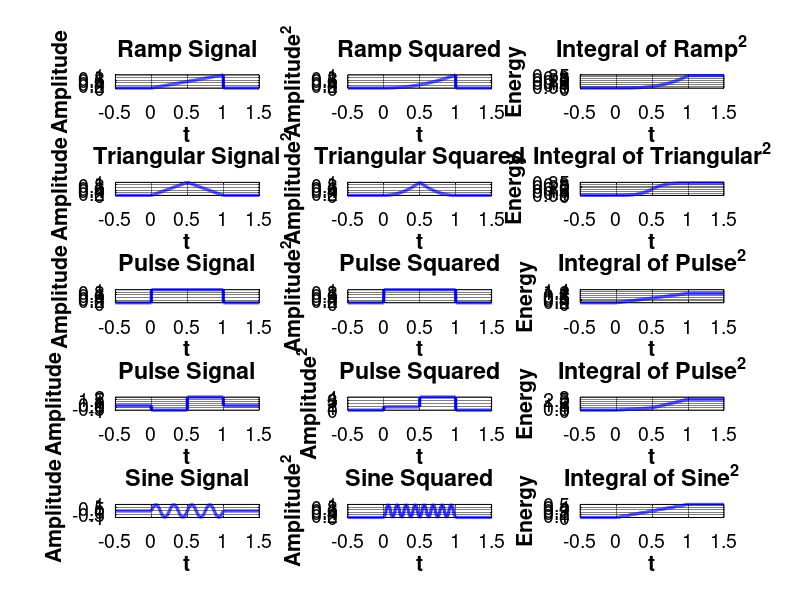

MATLAB code for this plot: (Note: this script raises an error after producing the figure.)
%%%%%%%%%%%%%%%%%%%%%%%%%%%%%%%%%%%%%%%%%%%%%%%%%%%%%%%%%%%%%%%%
%                   Illustrating Simulation 9-3:               %
%                     Shift Keying Modulations                 %
%                                                              %
%        Book : Analog & Digital Communication Systems         %
%                   By: Dr.Farnaz Ghassemi                     %
%                     Chapter 9-Section                        %
%                                                              %
%                                                              %
%   Version.1:             04/03/03---Dr.Ghassemi              %
%%%%%%%%%%%%%%%%%%%%%%%%%%%%%%%%%%%%%%%%%%%%%%%%%%%%%%%%%%%%%%%%
close all;
clear all;
clc;
colors=[0,0,0;                       %1-Black
        0,0,0.75;                    %2-Blue
        214/255,39/255,40/255;       %3-Red
        15/255,133/255,84/255;       %4-Green
        118/255,78/255,159/255;      %5-Purple
        225/255,124/255,5/255;       %6-Orange
        56/255,166/255,165/255;      %7-Light Blue
        204/255,80/255,62/255;       %8-Light Red
        115/255,175/255,72/255;      %9-Light Green
        237/255,173/255,8/255;       %10-Light Orange
        148/255,52/255,110/255;      %11-Light Purple
        70/255,0,114/255;            %12-Dark Blue
        0,0.5,0.25                   %13-Green
        ];
grayColor = [0.5, 0.5, 0.5];
marks={'-';'--';':';'-.'};

% Set Text Font
set(0, 'DefaultTextFontName', 'Helvetica', 'DefaultTextFontSize', 18, 'DefaultTextFontWeight', 'bold', 'DefaultTextColor', 'black');

% Set default properties for titles, labels, and axes
set(groot, 'DefaultAxesFontName', 'Helvetica'); % Default font for axes
set(groot, 'DefaultAxesFontSize', 12); % Default font size for axes
set(groot, 'DefaultAxesTitleFontWeight', 'bold'); % Default title weight (optional)

% Set default properties for title font specifically
set(groot, 'DefaultAxesTitleFontSizeMultiplier', 1.2); % Adjust title font size relative to axes font size
set(groot, 'DefaultTextFontName', 'Helvetica'); % Default font for text objects

% Set default properties for all axes
set(groot, 'DefaultAxesFontSize', 14); % Set font size for all axes' tick labels
set(groot, 'DefaultAxesFontName', 'Helvetica'); % Set font for all axes' tick labels
%set(groot, 'DefaultAxesFontWeight', 'bold'); % Set font weight for all axes' tick labels
set(groot, 'DefaultAxesXColor', 'black'); % Set X-axis color
set(groot, 'DefaultAxesYColor', 'black'); % Set Y-axis color

% Set default properties for axes
set(groot, 'DefaultAxesGridLineStyle', '-'); % Default grid line style
set(groot, 'DefaultAxesGridColor', [0 0 0]); % Default grid color (black)
set(groot, 'DefaultAxesGridAlpha', 0.5); % Default grid opacity (fully opaque)
set(groot, 'DefaultAxesLineWidth', 0.5); % Default axes line width (affects grid lines too)

% Box Style for Axe
set(groot, 'DefaultAxesBox', 'on'); % Default: 'on' means axes have a box

%%%%%%%%%%%%%%%%%%%%%%%%%%%%%%%%%%%%%%%%%%%%%%%%%%%%%%%%%%%%%%%%%%%%%%%%%%%

%ax = gca;
%ax.XTick = -5:1:5; % Adjust the x-axis grid spacing
%ax.YTick = -1:0.2:2; % Adjust the y-axis grid spacing

close all;
clc;
clear;

% Parameters
A = 1;
T = 1;
t = linspace(-0.5, 1.5, 1000); % Time vector for plotting

% Define signals as function handles and names
signals = {
    @(t) A*t/T .* (t > 0 & t < T), 'Ramp';
    @(t) A*(1 - abs(t - T/2)/(T/2)).*(t >= 0 & t <= T), 'Triangular';
    @(t) A*(t >= 0 & t <= T), 'Pulse';
    @(t) (-A)*(t >= 0 & t <= T/2) + 2*A*(t > T/2 & t <= T), 'Pulse';
    @(t) A*sin(8*pi*t/T).*(t >= 0 & t <= T), 'Sine'
};

figure;
for i = 1:size(signals,1)
    f = signals{i,1};
    name = signals{i,2};

    % Original signal
    y = f(t);
    
    % Signal squared
    y2 = y.^2;
    
    % Integral (cumulative using trapezoidal rule)
    y_int = cumtrapz(t, y2);
    
    % Plot original signal
    subplot(size(signals,1), 3, (i-1)*3 + 1);
    plot(t, y, 'b', 'LineWidth', 2.25);
    title([name ' Signal']);
    xlabel('t');
    ylabel('Amplitude');
    grid on;
    
    % Plot squared signal
    subplot(size(signals,1), 3, (i-1)*3 + 2);
    plot(t, y2, 'b', 'LineWidth', 2.25);
    title([name ' Squared']);
    xlabel('t');
    ylabel('Amplitude^2');
    grid on;
    
    % Plot integral of squared signal
    subplot(size(signals,1), 3, (i-1)*3 + 3);
    plot(t, y_int, 'b', 'LineWidth', 2.25);
    title(['Integral of ' name '^2']);
    xlabel('t');
    ylabel('Energy');
    grid on;
end

sgtitle('Correlator Simulation');
